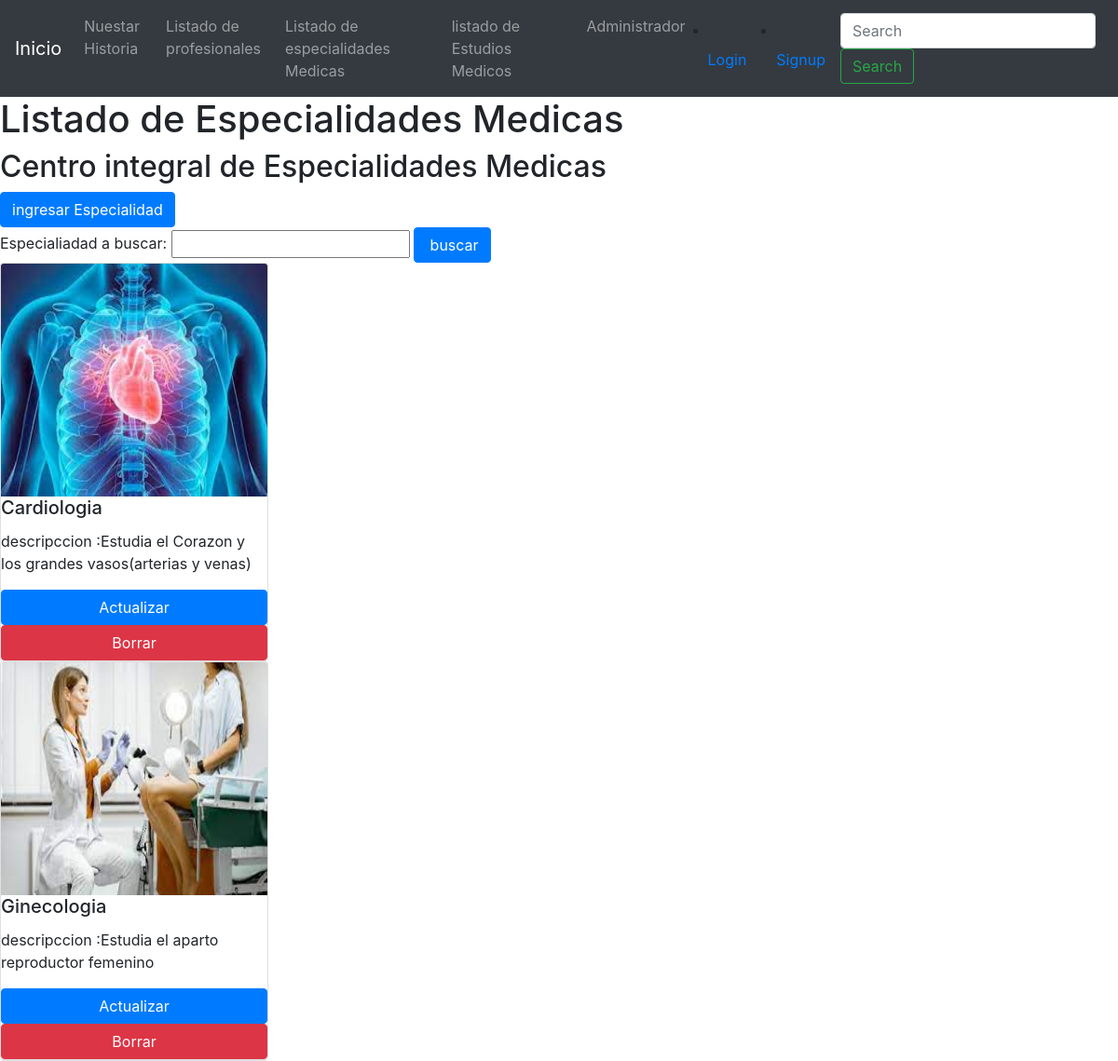
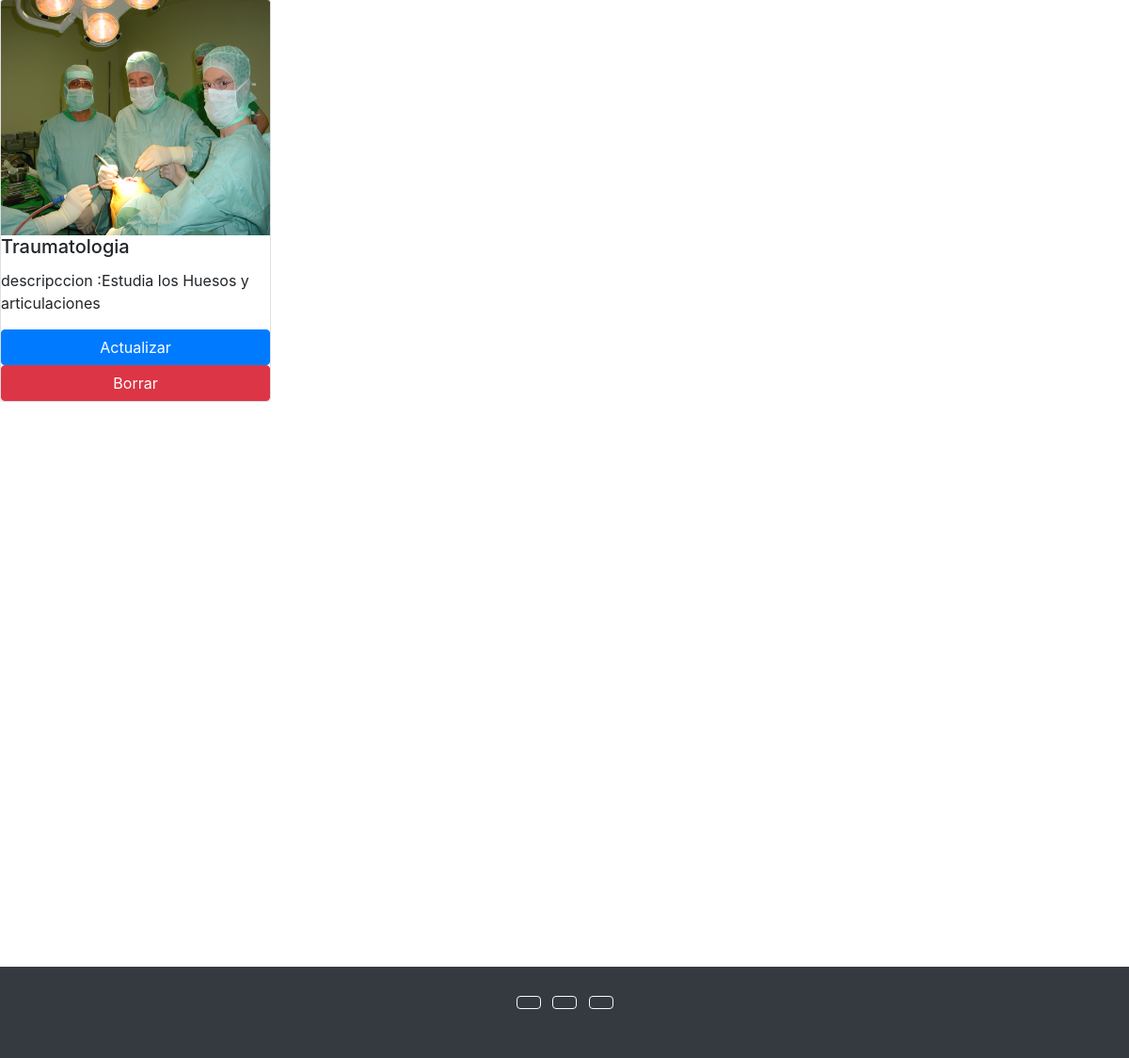
/list_speciality/, run on the app's committed database (2 pictures, top to bottom).
### appconsult/models.py (models this page shows)
class Medical_Speciality(models.Model):
    Medical_Speciality= models.CharField (max_length = 40,verbose_name ="Especialidad medica")
    Description =models.CharField (max_length = 200,verbose_name ="Descripcion")
    mspicture = models.ImageField(upload_to ='medical_speciality_images', verbose_name="imagen" ,null=True, blank=True)
    class Meta :
         verbose_name = "Especialidad Medica"
         verbose_name_plural = "Especialidades Medicas"

### appconsult/views.py (the view)
def list_speciality(request):
     if "buscar" in request.GET:
          print(request.GET)
          buscar = request.GET["buscar"]
          Speciality = Medical_Speciality.objects.filter(Medical_Speciality__contains= buscar)
     else:
           Speciality = Medical_Speciality.objects.all()
     context = {
      "Medical_Speciality":Speciality
     }
     return render(request,'list_speciality.html', context = context)

### templates/list_speciality.html (shortened to what this page needs)
{% extends 'base.html' %}
{% block content %}
    <h1> Listado de Especialidades  Medicas </h1>
    <h2>  Centro  integral de Especialidades Medicas  </h2> <a href="/add_speciality/" class="btn btn-primary">ingresar Especialidad</a>
    <form action"" method "GET">
            Especialiadad a buscar: <input type="tex" name = "buscar">
        <input type="submit"class="btn btn-primary" value=" buscar">
          </form>
    {% for Speciality in Medical_Speciality %}
        <div class="card" style="width: 18rem;">
            {% if Speciality.mspicture != '' %}
            <img src = "{{Speciality.mspicture.url}}" class="card-img-top" width="200px" height="250px >
            {% else %}
             <img src="https://cdn-icons-png.flaticon.com/512/3481/3481061.png" class="card-img-top" >
             {% endif %}
            <div class="card-body">
            <h5 class="card-title">{{Speciality.Medical_Speciality}}</h5>
            <p class="card-text">descripccion :{{Speciality.Description}}</p>
            <a href="/speciality_update/{{Speciality.id}}/" class="btn btn-primary"> Actualizar</a>
            <a href="/speciality_delete/{{Speciality.id}}/" class="btn btn-danger"> Borrar </a>
            </div>
    {% endfor %}
{% endblock %}

### templates/base.html (shortened to what this page needs)
<!DOCTYPE html>
<html lang="en">
<head>
    <link rel="stylesheet" href="https://cdn.jsdelivr.net/npm/bootstrap@4.6.2/dist/css/bootstrap.min.css"
>
</head>
<body>
    <header>
        <nav class="navbar navbar-expand-lg navbar-dark bg-dark">
            <a class="navbar-brand" href="/">Inicio</a>
            <div class="collapse navbar-collapse" id="navbarSupportedContent">
                <ul class="navbar-nav mr-auto">
                    <li class="nav-item">
                        <a class="nav-link" href="/about/">Nuestar Historia</a>
                    </li>
                    <li class="nav-item">
                        <a class="nav-link" href="/list_prof/">Listado de profesionales</a>
                    </li>
                    <li class="nav-item">
                        <a class="nav-link" href="/list_speciality/"> Listado de especialidades Medicas</a>
                    </li>
                    <li class="nav-item">
                        <a class="nav-link" href="/Medical_studies/list_studies/">listado de Estudios Medicos </a>
                    </li>
                <li class="nav-item">
                    <a class="nav-link" href="/admin/">Administrador </a>
                </ul>
                {% if request.user.is_authenticated %}
                <li class="nav-item">
                    <a class="nav-link" href="/user/logout/">Logout</a>
                </li>
                <li class="nav-item">
                    <a class="nav-link" href="/user/update/">{{request.user.username}}</a>
                </li>
                    {% if request.user.profile.profile_picture.url != '' %}
                        <img src="{{request.user.profile.profile_picture.url}}" alt="profile_picture" width="50px" height="50px">
                    {% endif %}
                {% else %}
                <li class="nav-item">
                    <a class="nav-link" href="/user/login/">Login</a>
                </li>
                <li class="nav-item">
                    <a class="nav-link" href="/user/signup/">Signup</a>
                </li>
                {% endif %}
            <form class="form-inline my-2 my-lg-0" action = "/list_prof/" method = "GET">
                    <input class="form-control mr-sm-2" type="search" placeholder="Search" aria-label="Search" name = "search" >
                    <button class="btn btn-outline-success my-2 my-sm-0" type="submit">Search</button>
                </form>
            </div>
        </nav>
    </header>
    {% block content %}
    {% endblock %}
    <footer class="bg-dark text-center text-white" style="margin-top:600px;">
        <div class="container p-4">
        <section class="mb-4">
            <a class="btn btn-outline-light btn-floating m-1" href="#!" role="button"
            ></a>
            <a class="btn btn-outline-light btn-floating m-1" href="#!" role="button"
            ></a>
            <a class="btn btn-outline-light btn-floating m-1" href="#!" role="button"
            ></a>
</body>
</html>

### data on the page
Medical_Speciality: mspicture (picture), Medical_Speciality "Cardiologia", Description "Estudia el Corazon y los grandes vasos(arterias y venas)"
Medical_Speciality: mspicture (picture), Medical_Speciality "Ginecologia", Description "Estudia el aparto reproductor femenino"
Medical_Speciality: mspicture (picture), Medical_Speciality "Traumatologia", Description "Estudia los Huesos y articulaciones"
